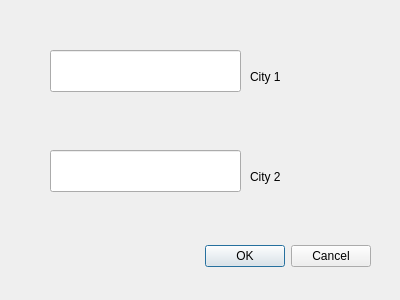
<?xml version="1.0" encoding="UTF-8"?>
<ui version="4.0">
 <class>ShortWay</class>
 <widget class="QDialog" name="ShortWay">
  <property name="geometry">
   <rect>
    <x>0</x>
    <y>0</y>
    <width>400</width>
    <height>300</height>
   </rect>
  </property>
  <property name="windowTitle">
   <string>Dialog</string>
  </property>
  <widget class="QDialogButtonBox" name="buttonBox">
   <property name="geometry">
    <rect>
     <x>30</x>
     <y>240</y>
     <width>341</width>
     <height>32</height>
    </rect>
   </property>
   <property name="orientation">
    <enum>Qt::Horizontal</enum>
   </property>
   <property name="standardButtons">
    <set>QDialogButtonBox::Cancel|QDialogButtonBox::Ok</set>
   </property>
  </widget>
  <widget class="QLineEdit" name="name_city1">
   <property name="geometry">
    <rect>
     <x>50</x>
     <y>50</y>
     <width>191</width>
     <height>42</height>
    </rect>
   </property>
  </widget>
  <widget class="QLineEdit" name="name_city2">
   <property name="geometry">
    <rect>
     <x>50</x>
     <y>150</y>
     <width>191</width>
     <height>42</height>
    </rect>
   </property>
  </widget>
  <widget class="QLabel" name="label">
   <property name="geometry">
    <rect>
     <x>250</x>
     <y>60</y>
     <width>137</width>
     <height>34</height>
    </rect>
   </property>
   <property name="text">
    <string>City 1</string>
   </property>
  </widget>
  <widget class="QLabel" name="label_2">
   <property name="geometry">
    <rect>
     <x>250</x>
     <y>160</y>
     <width>137</width>
     <height>34</height>
    </rect>
   </property>
   <property name="text">
    <string>City 2</string>
   </property>
  </widget>
 </widget>
 <resources/>
 <connections>
  <connection>
   <sender>buttonBox</sender>
   <signal>accepted()</signal>
   <receiver>ShortWay</receiver>
   <slot>accept()</slot>
   <hints>
    <hint type="sourcelabel">
     <x>248</x>
     <y>254</y>
    </hint>
    <hint type="destinationlabel">
     <x>157</x>
     <y>274</y>
    </hint>
   </hints>
  </connection>
  <connection>
   <sender>buttonBox</sender>
   <signal>rejected()</signal>
   <receiver>ShortWay</receiver>
   <slot>reject()</slot>
   <hints>
    <hint type="sourcelabel">
     <x>316</x>
     <y>260</y>
    </hint>
    <hint type="destinationlabel">
     <x>286</x>
     <y>274</y>
    </hint>
   </hints>
  </connection>
 </connections>
</ui>
